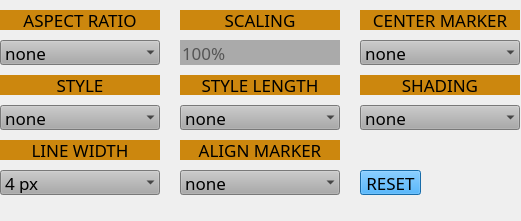
   <widget class="QFrame" name="fFrameline">
    <property name="geometry">
     <rect>
      <x>559</x>
      <y>39</y>
      <width>521</width>
      <height>221</height>
     </rect>
    </property>
    <property name="frameShape">
     <enum>QFrame::NoFrame</enum>
    </property>
    <property name="frameShadow">
     <enum>QFrame::Raised</enum>
    </property>
    <widget class="QLabel" name="labelStyleLen">
     <property name="geometry">
      <rect>
       <x>180</x>
       <y>75</y>
       <width>160</width>
       <height>20</height>
      </rect>
     </property>
     <property name="font">
      <font>
       <family>Arial Unicode MS</family>
       <pointsize>13</pointsize>
       <weight>50</weight>
       <bold>false</bold>
      </font>
     </property>
     <property name="styleSheet">
      <string notr="true">color:rgb(0,0,0);
background-color: rgb(204, 135, 14);</string>
     </property>
     <property name="text">
      <string>STYLE LENGTH</string>
     </property>
     <property name="alignment">
      <set>Qt::AlignCenter</set>
     </property>
    </widget>
    <widget class="QLabel" name="labelShade">
     <property name="geometry">
      <rect>
       <x>360</x>
       <y>75</y>
       <width>160</width>
       <height>20</height>
      </rect>
     </property>
     <property name="font">
      <font>
       <family>Arial Unicode MS</family>
       <pointsize>13</pointsize>
       <weight>50</weight>
       <bold>false</bold>
      </font>
     </property>
     <property name="styleSheet">
      <string notr="true">color:rgb(0,0,0);
background-color: rgb(204, 135, 14);</string>
     </property>
     <property name="text">
      <string>SHADING</string>
     </property>
     <property name="alignment">
      <set>Qt::AlignCenter</set>
     </property>
    </widget>
    <widget class="QPushButton" name="pbFLAReset">
     <property name="geometry">
      <rect>
       <x>360</x>
       <y>170</y>
       <width>61</width>
       <height>25</height>
      </rect>
     </property>
     <property name="font">
      <font>
       <family>Arial Unicode MS</family>
       <pointsize>13</pointsize>
       <weight>50</weight>
       <bold>false</bold>
      </font>
     </property>
     <property name="styleSheet">
      <string notr="true">color: rgb(0,0,0);
background-color: rgb(33, 151, 237);
selection-background-color: rgb(154, 154, 154);</string>
     </property>
     <property name="text">
      <string>RESET</string>
     </property>
     <property name="autoDefault">
      <bool>true</bool>
     </property>
    </widget>
    <widget class="QLabel" name="labelStyle">
     <property name="geometry">
      <rect>
       <x>0</x>
       <y>75</y>
       <width>160</width>
       <height>20</height>
      </rect>
     </property>
     <property name="font">
      <font>
       <family>Arial Unicode MS</family>
       <pointsize>13</pointsize>
       <weight>50</weight>
       <bold>false</bold>
      </font>
     </property>
     <property name="styleSheet">
      <string notr="true">color:rgb(0,0,0);
background-color: rgb(204, 135, 14);</string>
     </property>
     <property name="text">
      <string>STYLE</string>
     </property>
     <property name="alignment">
      <set>Qt::AlignCenter</set>
     </property>
    </widget>
    <widget class="QLabel" name="labelScaling">
     <property name="geometry">
      <rect>
       <x>180</x>
       <y>10</y>
       <width>160</width>
       <height>20</height>
      </rect>
     </property>
     <property name="font">
      <font>
       <family>Arial Unicode MS</family>
       <pointsize>13</pointsize>
       <weight>50</weight>
       <bold>false</bold>
      </font>
     </property>
     <property name="styleSheet">
      <string notr="true">color:rgb(0,0,0);
background-color: rgb(204, 135, 14);</string>
     </property>
     <property name="text">
      <string>SCALING</string>
     </property>
     <property name="alignment">
      <set>Qt::AlignCenter</set>
     </property>
    </widget>
    <widget class="QLabel" name="labelCenterMarker">
     <property name="geometry">
      <rect>
       <x>360</x>
       <y>10</y>
       <width>160</width>
       <height>20</height>
      </rect>
     </property>
     <property name="font">
      <font>
       <family>Arial Unicode MS</family>
       <pointsize>13</pointsize>
       <weight>50</weight>
       <bold>false</bold>
      </font>
     </property>
     <property name="styleSheet">
      <string notr="true">color:rgb(0,0,0);
background-color: rgb(204, 135, 14);</string>
     </property>
     <property name="text">
      <string>CENTER MARKER</string>
     </property>
     <property name="alignment">
      <set>Qt::AlignCenter</set>
     </property>
    </widget>
    <widget class="QComboBox" name="cbAlignFL">
     <property name="geometry">
      <rect>
       <x>180</x>
       <y>170</y>
       <width>160</width>
       <height>25</height>
      </rect>
     </property>
     <property name="font">
      <font>
       <family>Arial Unicode MS</family>
       <pointsize>13</pointsize>
       <weight>50</weight>
       <bold>false</bold>
      </font>
     </property>
     <property name="styleSheet">
      <string notr="true">color:rgb(0,0,0);
background-color: rgb(170,170,170);</string>
     </property>
     <property name="frame">
      <bool>false</bool>
     </property>
     <item>
      <property name="text">
       <string>none</string>
      </property>
     </item>
     <item>
      <property name="text">
       <string>Frameline A</string>
      </property>
     </item>
     <item>
      <property name="text">
       <string>Frameline B</string>
      </property>
     </item>
     <item>
      <property name="text">
       <string>Frameline C</string>
      </property>
     </item>
    </widget>
    <widget class="QComboBox" name="cbShadingFL">
     <property name="geometry">
      <rect>
       <x>360</x>
       <y>105</y>
       <width>160</width>
       <height>25</height>
      </rect>
     </property>
     <property name="font">
      <font>
       <family>Arial Unicode MS</family>
       <pointsize>13</pointsize>
       <weight>50</weight>
       <bold>false</bold>
      </font>
     </property>
     <property name="styleSheet">
      <string notr="true">color:rgb(0,0,0);
background-color: rgb(170,170,170);</string>
     </property>
     <property name="frame">
      <bool>false</bool>
     </property>
     <item>
      <property name="text">
       <string>none</string>
      </property>
     </item>
     <item>
      <property name="text">
       <string>25%</string>
      </property>
     </item>
     <item>
      <property name="text">
       <string>50%</string>
      </property>
     </item>
     <item>
      <property name="text">
       <string>75%</string>
      </property>
     </item>
     <item>
      <property name="text">
       <string>100%</string>
      </property>
     </item>
    </widget>
    <widget class="QLineEdit" name="leScalingFL">
     <property name="geometry">
      <rect>
       <x>180</x>
       <y>40</y>
       <width>160</width>
       <height>25</height>
      </rect>
     </property>
     <property name="font">
      <font>
       <family>Arial Unicode MS</family>
       <pointsize>13</pointsize>
       <weight>50</weight>
       <bold>false</bold>
      </font>
     </property>
     <property name="focusPolicy">
      <enum>Qt::NoFocus</enum>
     </property>
     <property name="styleSheet">
      <string notr="true">color:rgb(0,0,0);
background-color: rgb(170,170,170);</string>
     </property>
     <property name="text">
      <string/>
     </property>
     <property name="frame">
      <bool>false</bool>
     </property>
     <property name="placeholderText">
      <string>100%</string>
     </property>
    </widget>
    <widget class="QComboBox" name="cbRatioFL">
     <property name="geometry">
      <rect>
       <x>0</x>
       <y>40</y>
       <width>160</width>
       <height>25</height>
      </rect>
     </property>
     <property name="font">
      <font>
       <family>Arial Unicode MS</family>
       <pointsize>13</pointsize>
       <weight>50</weight>
       <bold>false</bold>
      </font>
     </property>
     <property name="styleSheet">
      <string notr="true">color:rgb(0,0,0);
background-color: rgb(170,170,170);</string>
     </property>
     <property name="frame">
      <bool>false</bool>
     </property>
     <item>
      <property name="text">
       <string>none</string>
      </property>
     </item>
     <item>
      <property name="text">
       <string>1.33:1</string>
      </property>
     </item>
     <item>
      <property name="text">
       <string>1.66:1</string>
      </property>
     </item>
     <item>
      <property name="text">
       <string>1.78:1</string>
      </property>
     </item>
     <item>
      <property name="text">
       <string>1.85:1</string>
      </property>
     </item>
     <item>
      <property name="text">
       <string>2.00:1</string>
      </property>
     </item>
     <item>
      <property name="text">
       <string>2.39:1</string>
      </property>
     </item>
     <item>
      <property name="text">
       <string>1:1</string>
      </property>
     </item>
     <item>
      <property name="text">
       <string>Custom</string>
      </property>
     </item>
    </widget>
    <widget class="QLabel" name="labelRatio">
     <property name="geometry">
      <rect>
       <x>0</x>
       <y>10</y>
       <width>160</width>
       <height>20</height>
      </rect>
     </property>
     <property name="font">
      <font>
       <family>Arial Unicode MS</family>
       <pointsize>13</pointsize>
       <weight>50</weight>
       <bold>false</bold>
      </font>
     </property>
     <property name="styleSheet">
      <string notr="true">color:rgb(0,0,0);
background-color: rgb(204, 135, 14);</string>
     </property>
     <property name="text">
      <string>ASPECT RATIO</string>
     </property>
     <property name="alignment">
      <set>Qt::AlignCenter</set>
     </property>
    </widget>
    <widget class="QComboBox" name="cbStyleFL">
     <property name="geometry">
      <rect>
       <x>0</x>
       <y>105</y>
       <width>160</width>
       <height>25</height>
      </rect>
     </property>
     <property name="font">
      <font>
       <family>Arial Unicode MS</family>
       <pointsize>13</pointsize>
       <weight>50</weight>
       <bold>false</bold>
      </font>
     </property>
     <property name="styleSheet">
      <string notr="true">color:rgb(0,0,0);
background-color: rgb(170,170,170);</string>
     </property>
     <property name="frame">
      <bool>false</bool>
     </property>
     <item>
      <property name="text">
       <string>none</string>
      </property>
     </item>
     <item>
      <property name="text">
       <string>Full Box</string>
      </property>
     </item>
     <item>
      <property name="text">
       <string>Top/Bottom</string>
      </property>
     </item>
     <item>
      <property name="text">
       <string>Left/Right</string>
      </property>
     </item>
     <item>
      <property name="text">
       <string>Corner</string>
      </property>
     </item>
     <item>
      <property name="text">
       <string>Tick Width</string>
      </property>
     </item>
     <item>
      <property name="text">
       <string>Tick Height</string>
      </property>
     </item>
    </widget>
    <widget class="QComboBox" name="cbLineWidthFL">
     <property name="geometry">
      <rect>
       <x>0</x>
       <y>170</y>
       <width>160</width>
       <height>25</height>
      </rect>
     </property>
     <property name="font">
      <font>
       <family>Arial Unicode MS</family>
       <pointsize>13</pointsize>
       <weight>50</weight>
       <bold>false</bold>
      </font>
     </property>
     <property name="styleSheet">
      <string notr="true">color:rgb(0,0,0);
background-color: rgb(170,170,170);</string>
     </property>
     <property name="currentIndex">
      <number>1</number>
     </property>
     <property name="frame">
      <bool>false</bool>
     </property>
     <item>
      <property name="text">
       <string>2 px</string>
      </property>
     </item>
     <item>
      <property name="text">
       <string>4 px</string>
      </property>
     </item>
     <item>
      <property name="text">
       <string>6 px</string>
      </property>
     </item>
     <item>
      <property name="text">
       <string>8 px</string>
      </property>
     </item>
     <item>
      <property name="text">
       <string>10 px</string>
      </property>
     </item>
    </widget>
    <widget class="QLabel" name="labelLineWIdth">
     <property name="geometry">
      <rect>
       <x>0</x>
       <y>140</y>
       <width>160</width>
       <height>20</height>
      </rect>
     </property>
     <property name="font">
      <font>
       <family>Arial Unicode MS</family>
       <pointsize>13</pointsize>
       <weight>50</weight>
       <bold>false</bold>
      </font>
     </property>
     <property name="styleSheet">
      <string notr="true">color:rgb(0,0,0);
background-color: rgb(204, 135, 14);</string>
     </property>
     <property name="text">
      <string>LINE WIDTH</string>
     </property>
     <property name="alignment">
      <set>Qt::AlignCenter</set>
     </property>
    </widget>
    <widget class="QComboBox" name="cbCenterMarkerFL">
     <property name="geometry">
      <rect>
       <x>360</x>
       <y>40</y>
       <width>160</width>
       <height>25</height>
      </rect>
     </property>
     <property name="font">
      <font>
       <family>Arial Unicode MS</family>
       <pointsize>13</pointsize>
       <weight>50</weight>
       <bold>false</bold>
      </font>
     </property>
     <property name="styleSheet">
      <string notr="true">color:rgb(0,0,0);
background-color: rgb(170,170,170);</string>
     </property>
     <property name="frame">
      <bool>false</bool>
     </property>
     <item>
      <property name="text">
       <string>none</string>
      </property>
     </item>
     <item>
      <property name="text">
       <string>Cross</string>
      </property>
     </item>
     <item>
      <property name="text">
       <string>Small Cross</string>
      </property>
     </item>
     <item>
      <property name="text">
       <string>Dot</string>
      </property>
     </item>
     <item>
      <property name="text">
       <string>Small Dot</string>
      </property>
     </item>
    </widget>
    <widget class="QLabel" name="labelAlignMarker">
     <property name="geometry">
      <rect>
       <x>180</x>
       <y>140</y>
       <width>160</width>
       <height>20</height>
      </rect>
     </property>
     <property name="font">
      <font>
       <family>Arial Unicode MS</family>
       <pointsize>13</pointsize>
       <weight>50</weight>
       <bold>false</bold>
      </font>
     </property>
     <property name="styleSheet">
      <string notr="true">color:rgb(0,0,0);
background-color: rgb(204, 135, 14);</string>
     </property>
     <property name="text">
      <string>ALIGN MARKER</string>
     </property>
     <property name="alignment">
      <set>Qt::AlignCenter</set>
     </property>
    </widget>
    <widget class="QComboBox" name="cbStyleLenFL">
     <property name="geometry">
      <rect>
       <x>180</x>
       <y>105</y>
       <width>160</width>
       <height>25</height>
      </rect>
     </property>
     <property name="font">
      <font>
       <family>Arial Unicode MS</family>
       <pointsize>13</pointsize>
       <weight>50</weight>
       <bold>false</bold>
      </font>
     </property>
     <property name="styleSheet">
      <string notr="true">color:rgb(0,0,0);
background-color: rgb(170,170,170);</string>
     </property>
     <property name="frame">
      <bool>false</bool>
     </property>
     <item>
      <property name="text">
       <string>none</string>
      </property>
     </item>
     <item>
      <property name="text">
       <string>Regular</string>
      </property>
     </item>
     <item>
      <property name="text">
       <string>Short</string>
      </property>
     </item>
     <item>
      <property name="text">
       <string>Medium</string>
      </property>
     </item>
     <item>
      <property name="text">
       <string>Long</string>
      </property>
     </item>
    </widget>
   </widget>
